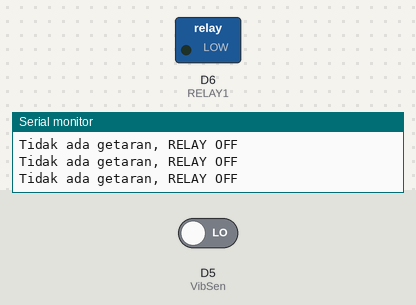
This sketch was run on a simulated ESP8266 (NodeMCU). Parts: switched loads named in the sketch (green lamp = pin HIGH), the last lines printed to the serial monitor. Inputs (shaded band) come from the test bench; at power-on: D5 (VibSen) LOW. WiFi joins after 1.5 s; servers stay silent unless stated.

Above: at 3.5 s.
3.6 s: D5 (VibSen) driven HIGH
At 5.0 s:
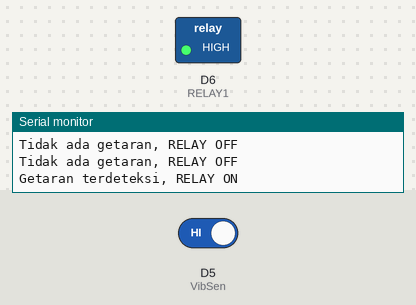
5.3 s: D5 (VibSen) driven LOW
At 7.9 s:
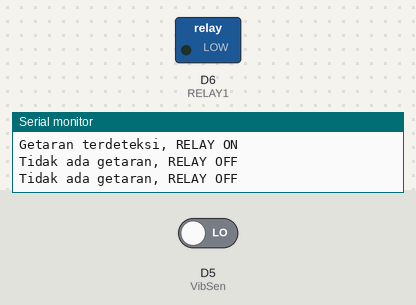
Timing chart, 0 to 9.4 s (numbered marks = the images above; inputs shaded):
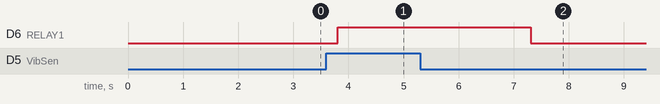

Measured:
- after the input at 3.6 s, D6 (RELAY1): LOW → HIGH after 0.21 s
- after the input at 5.3 s, D6 (RELAY1): HIGH → LOW after 2.0 s

The sketch:

Smart_Alarm_Motorcycle.ino
```cpp
#define BLYNK_TEMPLATE_ID "TMPL6LJBqV0X1"
#define BLYNK_TEMPLATE_NAME "IOT Motor"
#define BLYNK_AUTH_TOKEN "MgkElE3ZdTX22l-PeD1JC9-OrOh-qcTX"

#include <SPI.h>
#include <BlynkSimpleEsp8266.h>
#include <TinyGPS++.h>
#include <SoftwareSerial.h>
#include <ESP8266WiFi.h>
#include <UniversalTelegramBot.h>
#include <WiFiClientSecure.h>


char auth[] = "MgkElE3ZdTX22l-PeD1JC9-OrOh-qcTX";
char ssid[] = "tenda";       // Your WiFi SSID
char pass[] = "duakelinci";  // Your WiFi Password


// Telegram Bot Configuration
#define BOT_TOKEN "7487838311:AAHyEHN4jjg_psiEhkQl7wwiVyg7nETtJpc" // Replace with your Telegram Bot Token
#define CHAT_ID "908955551"    // Replace with your Chat ID

WiFiClientSecure client;
UniversalTelegramBot bot(BOT_TOKEN, client);

// Variables for GPS timing
unsigned long previousGPSTime = 0; // Store the last time GPS data was sent
const unsigned long gpsInterval = 100000; // 10 seconds interval

BlynkTimer timer;

// GPS Definitions
static const int RXPin = 5, TXPin = 4; // RX: D2 - TX: D1
static const uint32_t GPSBaud = 9600;
TinyGPSPlus gps; // The TinyGPS++ object
SoftwareSerial ss(RXPin, TXPin); // The serial connection to the GPS device

// Relay and Vibration Sensor
#define RELAY1 D6 // Relay pin
#define VibSen 14 // Sensor pada pin D3

String link;

void setup() {
  // Serial communication for debugging
  Serial.begin(115200);

  // WiFi connection
  WiFi.begin(ssid, pass);
  while (WiFi.status() != WL_CONNECTED) {
    delay(1000);
    Serial.println("Connecting to WiFi...");
  }
  Serial.println("Connected to WiFi");
  Serial.print("IP Address: ");
  Serial.println(WiFi.localIP());

  // Blynk Setup
  Blynk.begin(auth, ssid, pass);
// Tunggu sampai koneksi Blynk berhasil
  while (!Blynk.connected()) {
    Serial.println("Connecting to Blynk...");
    delay(1000);
  }
  Serial.println("Connected to Blynk!");

  // GPS Setup
  ss.begin(GPSBaud);

  // Secure client setup for Telegram
  client.setInsecure();

  // Relay and Vibration Sensor setup
  pinMode(RELAY1, OUTPUT);
  pinMode(VibSen, INPUT);
  digitalWrite(RELAY1, LOW); // Ensure relay is off initially

  Serial.println("Setup complete!");
}

void loop() {
  Blynk.run();
  timer.run();  // Menjalankan BlynkTimer


  if (millis() - previousGPSTime >= gpsInterval) {// GPS Data Processing
    while (ss.available() > 0) {
      gps.encode(ss.read());
      if (gps.location.isUpdated()) {
        float latitude = gps.location.lat();
        float longitude = gps.location.lng();

        Serial.print("Latitude: ");
        Serial.print(latitude, 6);
        Serial.print(" Longitude: ");
        Serial.println(longitude, 6);

        // Create Google Maps link
       link = "https://www.google.com/maps/place/" + String(latitude, 6) + "," + String(longitude, 6);

        // Send data to Telegram
        String message = "GPS Tracing Update:\n";
       message += "Latitude: " + String(latitude, 6) + "\n";
       message += "Longitude: " + String(longitude, 6) + "\n";
        message += "Google Maps: " + link;
        bot.sendMessage(CHAT_ID, message, "");

        previousGPSTime = millis();
      }
    }

  }

  // Handle vibration sensor
  int vib = digitalRead(VibSen);  // Read vibration sensor
  if (vib == HIGH) {
    Serial.println("Getaran terdeteksi, RELAY ON");
    digitalWrite(RELAY1, HIGH);
    Blynk.virtualWrite(V0, "Getaran terdeteksi");
    Blynk.virtualWrite(V1, 1);
    delay(3000);
  } else {                        // If no vibration detected
    Serial.println("Tidak ada getaran, RELAY OFF");
    digitalWrite(RELAY1, LOW);
    Blynk.virtualWrite(V0, "Getaran Tidak terdeteksi");
    Blynk.virtualWrite(V1, 0);
  }


  delay(500);
}

// Fungsi untuk memeriksa koneksi ke server Blynk
void checkConnection()
{
  if (!Blynk.connected()) {
    Serial.println("Reconnecting...");
    if (Blynk.connect()) {
      Serial.println("Reconnected!");
    } else {
      Serial.println("Reconnect failed!");
    }
  }
}
```
